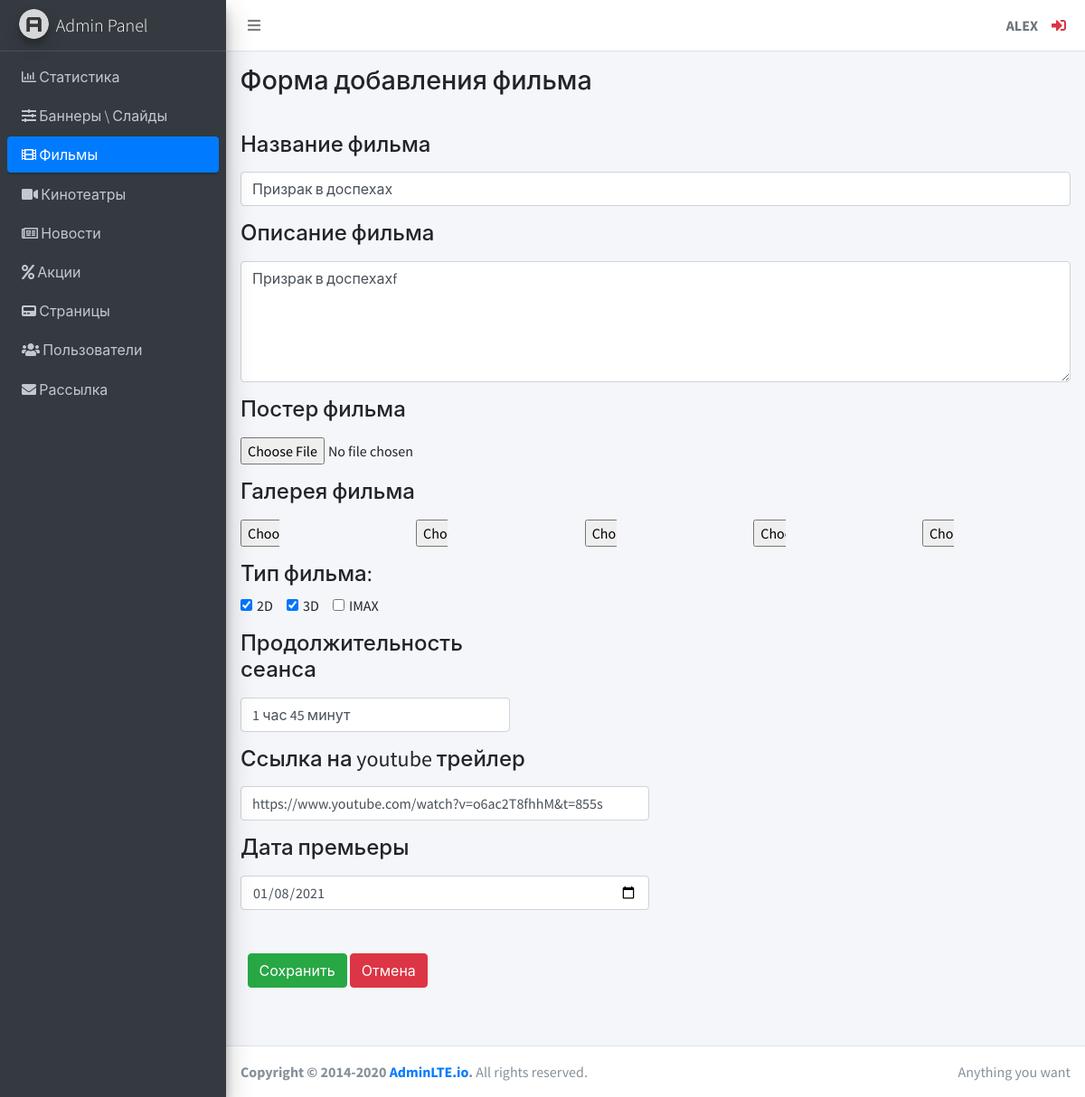
The page /adminLte/film/form/2 (signed in) on the database as committed earlier.
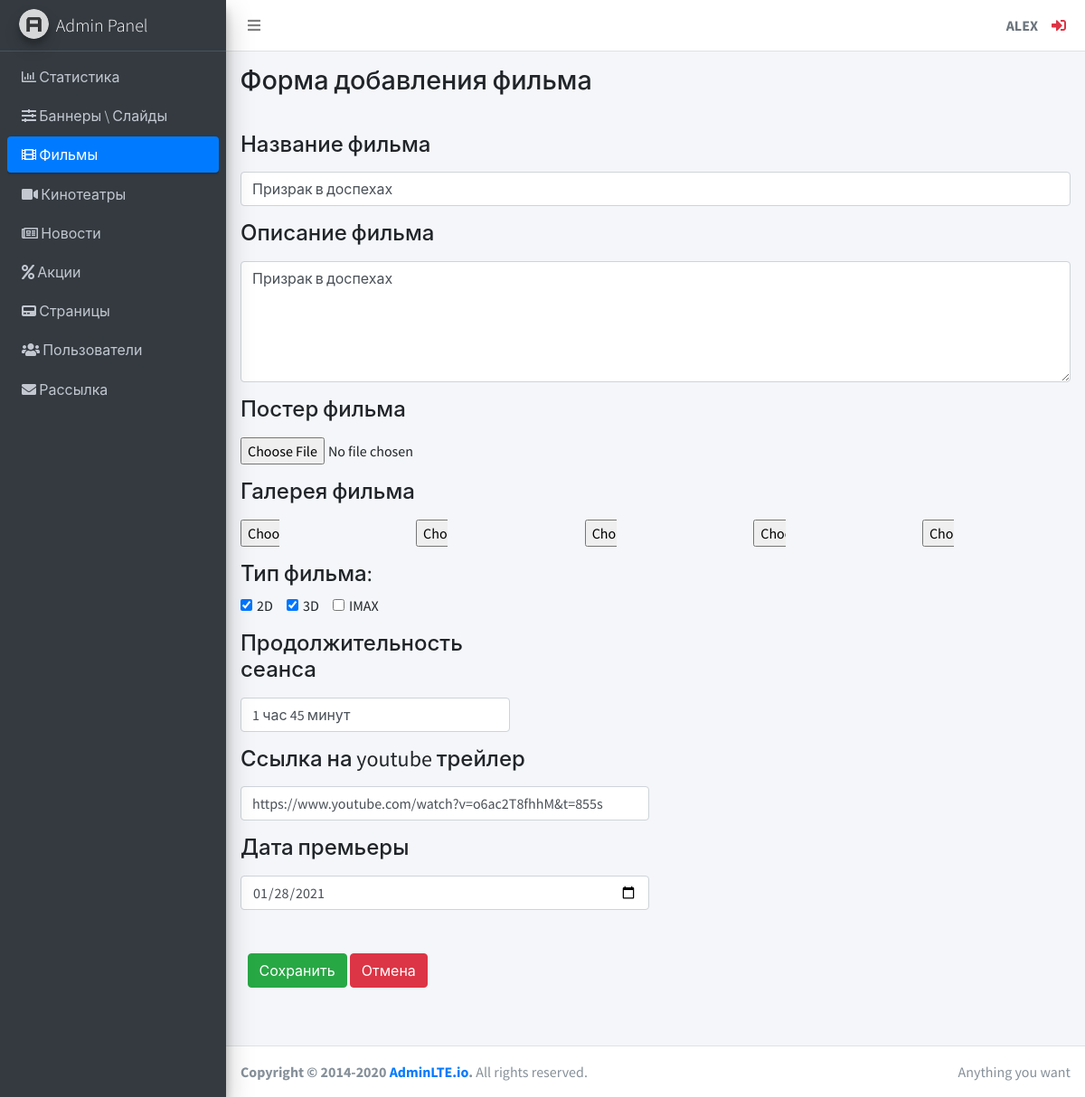
The same page on the database as committed later.
### KinoSite/apps/adminLte/models.py (models this page shows, shortened)
class Film(models.Model):
    title = models.CharField('Название фильма', max_length=255)
    description = models.TextField('Описание фильма')
    main_image = models.ImageField(upload_to='media/images/film_poster')
    image1 = models.ImageField('Первое изображение', upload_to='images/film_images')
    image2 = models.ImageField('Второе изображение', upload_to='images/film_images/')
    image3 = models.ImageField('Третее изображение', upload_to='images/film_images/')
    image4 = models.ImageField('Четвёртое изображение', upload_to='images/film_images/')
    image5 = models.ImageField('Пятое изображение', upload_to='images/film_images/')
    trailer_link = models.URLField('Ссылка на трейлер')
    two_d = models.BooleanField('2Д', null=False)
    three_d = models.BooleanField('3Д', null=False)
    i_max = models.BooleanField('I_MAX', null=False)
    duration = models.CharField('Длительность фильма', max_length=55)
    first_night = models.DateField(verbose_name='Дата премьеры')

### KinoSite/apps/adminLte/views.py (the view)
# urls.py: path('film/form', views.film_edit_form, name='admin_film_form'),
@login_required(login_url=ADMIN_LOGIN_REDIRECT_URL)
def film_edit_form(request, pk=None):
    film = get_object_or_404(models.Film, pk=pk) if pk else None
    form = FilmForm(request.POST or None, request.FILES or None, instance=film or None)
    if request.method == 'POST' and form.is_valid():
        form.save()
        return redirect('admin_film_list')
    return render(request, 'adminLte/film/film_form.html', {'form': form})

### KinoSite/templates/adminLte/film/film_form.html (shortened to what this page needs)
{% extends 'adminLte/base.html' %}
{% block film %}
    <li class="nav-item">
        <a href="{% url 'admin_film_list' %}" class="nav-link active">
              <i class="fas fa-film"></i>
              <p>
                  Фильмы
              </p>
        </a>
    </li>
{% endblock %}
{% block content_title %}
    <h1 class="m-0">Форма добавления фильма</h1>
{% endblock %}
{% block main_content %}
    <div class="features flex-fill">
        <div class="row m-3">
            <div class="container">
                <form method="POST" enctype="multipart/form-data">
                    <div class="form-group">
                        <label for="FilmNameInput"><h4>Название фильма</h4></label>
                        {{ form.title }}
                    </div>
                    <div class="form-group">
                        <label for="FilmTextInput"><h4>Описание фильма</h4></label>
                        {{ form.description }}
                    </div>
                    <div class="form-group">
                        <label for="FilmPoster"><h4>Постер фильма</h4></label>
                        {{ form.main_image }}
                    </div>
                    <label for="FilmGallery"><h4>Галерея фильма</h4></label>
                        <div class="row" id="FilmGallery">
                            <div class="col">
                                {{ form.image1 }}
                            </div>
                            <div class="col">
                                 {{ form.image2 }}
                            </div>
                            <div class="col">
                                 {{ form.image3 }}
                            </div>
                            <div class="col">
                                 {{ form.image4 }}
                            </div>
                            <div class="col">
                                 {{ form.image5 }}
                            </div>
                        </div>
                    <div class="container my-3 pl-0">
                        <h4>Тип фильма:</h4>
                        <div class="form-check form-check-inline">
                            {{ form.two_d }}
                            <label class="form-check-label" for="inlineCheckbox1">2D</label>
                        </div>
                        <div class="form-check form-check-inline">
                            {{ form.three_d }}
                            <label class="form-check-label" for="inlineCheckbox2">3D</label>
                        </div>
                        <div class="form-check form-check-inline">
                            {{ form.i_max }}
                            <label class="form-check-label" for="inlineCheckbox3">IMAX</label>
                        </div>
                    </div>
                    <div class="col-lg-4 my-3 pl-0">
                        <label for="FilmDuration"><h4>Продолжительность сеанса</h4></label>
                        {{ form.duration }}
                    </div>
                    <div class="col-lg-6 my-3 pl-0">
                        <label for="TrailerName"><h4>Ссылка на youtube трейлер</h4></label>
                        {{ form.trailer_link }}
                    </div>
                    <div class="col-lg-6 my-3 pl-0">
                        <label for="FilmFirstNightDate"><h4>Дата премьеры</h4></label>
                        {{ form.first_night }}
                    </div>
                    <div class="container my-5">
                        <button class="btn btn-success" type="submit">Сохранить</button>
                        <a class="btn btn-danger" href="{% url 'admin_film_list' %}" role="button">Отмена</a>
                    </div>
                </form>
            </div>
        </div>
    </div>
{% endblock %}

Rows that differ between the two databases and show on the page:
changed Film "Призрак в доспехах": description "Призрак в доспехахf" → "Призрак в доспехах"; first_night "01/08/2021" → "01/28/2021"
